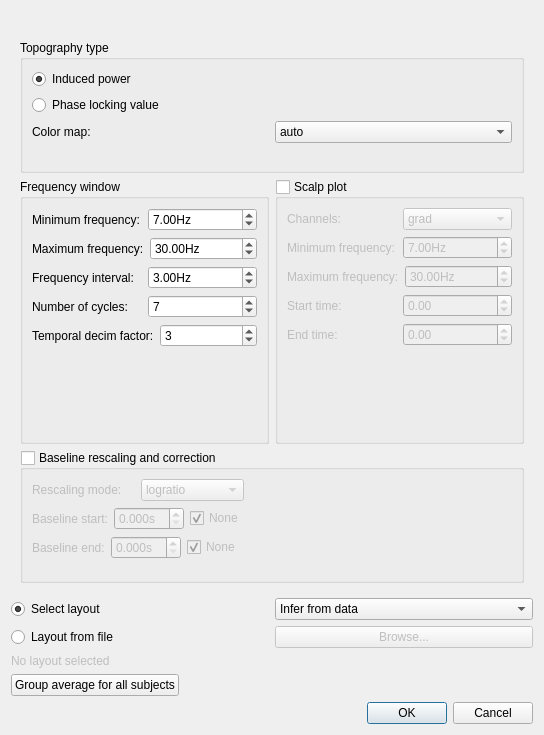
<?xml version="1.0" encoding="UTF-8"?>
<ui version="4.0">
 <class>DialogTFRTopology</class>
 <widget class="QDialog" name="DialogTFRTopology">
  <property name="geometry">
   <rect>
    <x>0</x>
    <y>0</y>
    <width>544</width>
    <height>735</height>
   </rect>
  </property>
  <property name="windowTitle">
   <string>Meggie - Show TFR topologies </string>
  </property>
  <layout class="QGridLayout" name="gridLayout_2">
   <item row="0" column="0">
    <widget class="QScrollArea" name="scrollArea">
     <property name="frameShape">
      <enum>QFrame::NoFrame</enum>
     </property>
     <property name="widgetResizable">
      <bool>true</bool>
     </property>
     <widget class="QWidget" name="scrollAreaWidgetContents">
      <property name="geometry">
       <rect>
        <x>0</x>
        <y>0</y>
        <width>526</width>
        <height>534</height>
       </rect>
      </property>
      <property name="minimumSize">
       <size>
        <width>197</width>
        <height>134</height>
       </size>
      </property>
      <layout class="QGridLayout" name="gridLayout_4">
       <item row="3" column="0" colspan="2">
        <widget class="QGroupBox" name="groupBoxBaseline">
         <property name="sizePolicy">
          <sizepolicy hsizetype="Preferred" vsizetype="Preferred">
           <horstretch>0</horstretch>
           <verstretch>1</verstretch>
          </sizepolicy>
         </property>
         <property name="title">
          <string>Baseline rescaling and correction</string>
         </property>
         <property name="checkable">
          <bool>true</bool>
         </property>
         <property name="checked">
          <bool>false</bool>
         </property>
         <layout class="QGridLayout" name="gridLayout_3">
          <item row="0" column="0">
           <layout class="QHBoxLayout" name="horizontalLayout_7">
            <item>
             <widget class="QLabel" name="labelRescaling">
              <property name="text">
               <string>Rescaling mode:</string>
              </property>
             </widget>
            </item>
            <item>
             <widget class="QComboBox" name="comboBoxMode">
              <property name="currentIndex">
               <number>1</number>
              </property>
              <item>
               <property name="text">
                <string>ratio</string>
               </property>
              </item>
              <item>
               <property name="text">
                <string>logratio</string>
               </property>
              </item>
              <item>
               <property name="text">
                <string>mean</string>
               </property>
              </item>
              <item>
               <property name="text">
                <string>zscore</string>
               </property>
              </item>
              <item>
               <property name="text">
                <string>percent</string>
               </property>
              </item>
             </widget>
            </item>
           </layout>
          </item>
          <item row="1" column="0">
           <layout class="QHBoxLayout" name="horizontalLayout_6">
            <item>
             <layout class="QHBoxLayout" name="horizontalLayout_3">
              <item>
               <widget class="QLabel" name="labelBaselineStart">
                <property name="enabled">
                 <bool>false</bool>
                </property>
                <property name="text">
                 <string>Baseline start:</string>
                </property>
               </widget>
              </item>
              <item>
               <widget class="QDoubleSpinBox" name="doubleSpinBoxBaselineStart">
                <property name="enabled">
                 <bool>false</bool>
                </property>
                <property name="suffix">
                 <string>s</string>
                </property>
                <property name="decimals">
                 <number>3</number>
                </property>
                <property name="singleStep">
                 <double>0.050000000000000</double>
                </property>
               </widget>
              </item>
              <item>
               <widget class="QCheckBox" name="checkBoxBaselineStartNone">
                <property name="text">
                 <string>None</string>
                </property>
                <property name="checked">
                 <bool>true</bool>
                </property>
               </widget>
              </item>
             </layout>
            </item>
           </layout>
          </item>
          <item row="2" column="0">
           <layout class="QHBoxLayout" name="horizontalLayout_5">
            <item>
             <layout class="QHBoxLayout" name="horizontalLayout_4">
              <item>
               <widget class="QLabel" name="labelBaselineEnd">
                <property name="enabled">
                 <bool>false</bool>
                </property>
                <property name="text">
                 <string>Baseline end:</string>
                </property>
               </widget>
              </item>
              <item>
               <widget class="QDoubleSpinBox" name="doubleSpinBoxBaselineEnd">
                <property name="enabled">
                 <bool>false</bool>
                </property>
                <property name="suffix">
                 <string>s</string>
                </property>
                <property name="decimals">
                 <number>3</number>
                </property>
                <property name="singleStep">
                 <double>0.050000000000000</double>
                </property>
               </widget>
              </item>
              <item>
               <widget class="QCheckBox" name="checkBoxBaselineEndNone">
                <property name="text">
                 <string>None</string>
                </property>
                <property name="checked">
                 <bool>true</bool>
                </property>
               </widget>
              </item>
             </layout>
            </item>
           </layout>
          </item>
          <item row="1" column="1">
           <spacer name="horizontalSpacer">
            <property name="orientation">
             <enum>Qt::Horizontal</enum>
            </property>
            <property name="sizeHint" stdset="0">
             <size>
              <width>40</width>
              <height>20</height>
             </size>
            </property>
           </spacer>
          </item>
          <item row="3" column="0">
           <spacer name="verticalSpacer_4">
            <property name="orientation">
             <enum>Qt::Vertical</enum>
            </property>
            <property name="sizeHint" stdset="0">
             <size>
              <width>20</width>
              <height>40</height>
             </size>
            </property>
           </spacer>
          </item>
         </layout>
        </widget>
       </item>
       <item row="2" column="0">
        <widget class="QGroupBox" name="groupBoxFrequencies">
         <property name="sizePolicy">
          <sizepolicy hsizetype="Preferred" vsizetype="Preferred">
           <horstretch>0</horstretch>
           <verstretch>2</verstretch>
          </sizepolicy>
         </property>
         <property name="title">
          <string>Frequency window</string>
         </property>
         <layout class="QGridLayout" name="gridLayout_5">
          <item row="2" column="1">
           <spacer name="verticalSpacer">
            <property name="orientation">
             <enum>Qt::Vertical</enum>
            </property>
            <property name="sizeHint" stdset="0">
             <size>
              <width>20</width>
              <height>40</height>
             </size>
            </property>
           </spacer>
          </item>
          <item row="1" column="1">
           <layout class="QVBoxLayout" name="verticalLayout_6">
            <item>
             <layout class="QHBoxLayout" name="horizontalLayout_13">
              <item>
               <widget class="QLabel" name="labelMinFreq">
                <property name="text">
                 <string>Minimum frequency:</string>
                </property>
               </widget>
              </item>
              <item>
               <widget class="QDoubleSpinBox" name="doubleSpinBoxMinFreq">
                <property name="suffix">
                 <string>Hz</string>
                </property>
                <property name="minimum">
                 <double>0.100000000000000</double>
                </property>
                <property name="maximum">
                 <double>200.000000000000000</double>
                </property>
                <property name="value">
                 <double>7.000000000000000</double>
                </property>
               </widget>
              </item>
             </layout>
            </item>
            <item>
             <layout class="QHBoxLayout" name="horizontalLayout_12">
              <item>
               <widget class="QLabel" name="labelMaxFreq">
                <property name="text">
                 <string>Maximum frequency:</string>
                </property>
               </widget>
              </item>
              <item>
               <widget class="QDoubleSpinBox" name="doubleSpinBoxMaxFreq">
                <property name="suffix">
                 <string>Hz</string>
                </property>
                <property name="minimum">
                 <double>7.000000000000000</double>
                </property>
                <property name="maximum">
                 <double>600.000000000000000</double>
                </property>
                <property name="value">
                 <double>30.000000000000000</double>
                </property>
               </widget>
              </item>
             </layout>
            </item>
            <item>
             <layout class="QHBoxLayout" name="horizontalLayout">
              <item>
               <widget class="QLabel" name="labelFrequencyInterval">
                <property name="text">
                 <string>Frequency interval:</string>
                </property>
               </widget>
              </item>
              <item>
               <widget class="QDoubleSpinBox" name="doubleSpinBoxFreqInterval">
                <property name="suffix">
                 <string>Hz</string>
                </property>
                <property name="minimum">
                 <double>0.100000000000000</double>
                </property>
                <property name="maximum">
                 <double>99.989999999999995</double>
                </property>
                <property name="value">
                 <double>3.000000000000000</double>
                </property>
               </widget>
              </item>
             </layout>
            </item>
            <item>
             <layout class="QHBoxLayout" name="horizontalLayout_2">
              <item>
               <widget class="QLabel" name="labelNcycles">
                <property name="text">
                 <string>Number of cycles:</string>
                </property>
               </widget>
              </item>
              <item>
               <widget class="QSpinBox" name="spinBoxNcycles">
                <property name="minimum">
                 <number>1</number>
                </property>
                <property name="value">
                 <number>7</number>
                </property>
               </widget>
              </item>
             </layout>
            </item>
            <item>
             <layout class="QHBoxLayout" name="horizontalLayout_8">
              <item>
               <widget class="QLabel" name="label_2">
                <property name="text">
                 <string>Temporal decim factor:</string>
                </property>
               </widget>
              </item>
              <item>
               <widget class="QSpinBox" name="spinBoxDecim">
                <property name="value">
                 <number>3</number>
                </property>
               </widget>
              </item>
             </layout>
            </item>
           </layout>
          </item>
         </layout>
        </widget>
       </item>
       <item row="2" column="1">
        <widget class="QGroupBox" name="groupBoxScalp">
         <property name="toolTip">
          <string>If checked, a scalp plot will be displayed.</string>
         </property>
         <property name="title">
          <string>Scalp plot</string>
         </property>
         <property name="checkable">
          <bool>true</bool>
         </property>
         <property name="checked">
          <bool>false</bool>
         </property>
         <layout class="QGridLayout" name="gridLayout_6">
          <item row="0" column="0">
           <layout class="QVBoxLayout" name="verticalLayout_2">
            <item>
             <layout class="QHBoxLayout" name="horizontalLayout_16">
              <item>
               <widget class="QLabel" name="label_6">
                <property name="text">
                 <string>Channels:</string>
                </property>
               </widget>
              </item>
              <item>
               <widget class="QComboBox" name="comboBoxChannels">
                <property name="currentIndex">
                 <number>1</number>
                </property>
                <item>
                 <property name="text">
                  <string>mag</string>
                 </property>
                </item>
                <item>
                 <property name="text">
                  <string>grad</string>
                 </property>
                </item>
                <item>
                 <property name="text">
                  <string>eeg</string>
                 </property>
                </item>
               </widget>
              </item>
             </layout>
            </item>
            <item>
             <layout class="QHBoxLayout" name="horizontalLayout_15">
              <item>
               <widget class="QLabel" name="label_5">
                <property name="text">
                 <string>Minimum frequency:</string>
                </property>
               </widget>
              </item>
              <item>
               <widget class="QDoubleSpinBox" name="doubleSpinBoxScalpFmin">
                <property name="suffix">
                 <string>Hz</string>
                </property>
                <property name="value">
                 <double>7.000000000000000</double>
                </property>
               </widget>
              </item>
             </layout>
            </item>
            <item>
             <layout class="QHBoxLayout" name="horizontalLayout_14">
              <item>
               <widget class="QLabel" name="label_4">
                <property name="text">
                 <string>Maximum frequency:</string>
                </property>
               </widget>
              </item>
              <item>
               <widget class="QDoubleSpinBox" name="doubleSpinBoxScalpFmax">
                <property name="suffix">
                 <string>Hz</string>
                </property>
                <property name="value">
                 <double>30.000000000000000</double>
                </property>
               </widget>
              </item>
             </layout>
            </item>
            <item>
             <layout class="QHBoxLayout" name="horizontalLayout_10">
              <item>
               <widget class="QLabel" name="label">
                <property name="text">
                 <string>Start time:</string>
                </property>
               </widget>
              </item>
              <item>
               <widget class="QDoubleSpinBox" name="doubleSpinBoxScalpTmin">
                <property name="minimum">
                 <double>-10.000000000000000</double>
                </property>
                <property name="singleStep">
                 <double>0.100000000000000</double>
                </property>
               </widget>
              </item>
             </layout>
            </item>
            <item>
             <layout class="QHBoxLayout" name="horizontalLayout_11">
              <item>
               <widget class="QLabel" name="label_3">
                <property name="text">
                 <string>End time:</string>
                </property>
               </widget>
              </item>
              <item>
               <widget class="QDoubleSpinBox" name="doubleSpinBoxScalpTmax">
                <property name="minimum">
                 <double>-10.000000000000000</double>
                </property>
                <property name="singleStep">
                 <double>0.100000000000000</double>
                </property>
               </widget>
              </item>
             </layout>
            </item>
           </layout>
          </item>
          <item row="1" column="0">
           <spacer name="verticalSpacer_2">
            <property name="orientation">
             <enum>Qt::Vertical</enum>
            </property>
            <property name="sizeHint" stdset="0">
             <size>
              <width>20</width>
              <height>40</height>
             </size>
            </property>
           </spacer>
          </item>
         </layout>
        </widget>
       </item>
       <item row="0" column="0">
        <widget class="QLabel" name="labelEpochName">
         <property name="text">
          <string/>
         </property>
        </widget>
       </item>
       <item row="1" column="0" colspan="2">
        <widget class="QGroupBox" name="groupBoxTopogpraphyType">
         <property name="sizePolicy">
          <sizepolicy hsizetype="Preferred" vsizetype="Preferred">
           <horstretch>0</horstretch>
           <verstretch>1</verstretch>
          </sizepolicy>
         </property>
         <property name="title">
          <string>Topography type</string>
         </property>
         <layout class="QGridLayout" name="gridLayout">
          <item row="1" column="0">
           <widget class="QRadioButton" name="radioButtonInduced">
            <property name="enabled">
             <bool>true</bool>
            </property>
            <property name="text">
             <string>Induced power</string>
            </property>
            <property name="checked">
             <bool>true</bool>
            </property>
           </widget>
          </item>
          <item row="2" column="0">
           <widget class="QRadioButton" name="radioButtonPhase">
            <property name="enabled">
             <bool>true</bool>
            </property>
            <property name="text">
             <string>Phase locking value</string>
            </property>
           </widget>
          </item>
          <item row="3" column="0">
           <layout class="QHBoxLayout" name="horizontalLayout_17">
            <item>
             <widget class="QLabel" name="labelCmap">
              <property name="text">
               <string>Color map:</string>
              </property>
             </widget>
            </item>
            <item>
             <widget class="QComboBox" name="comboBoxCmap">
              <item>
               <property name="text">
                <string>auto</string>
               </property>
              </item>
              <item>
               <property name="text">
                <string>RdBu_r</string>
               </property>
              </item>
              <item>
               <property name="text">
                <string>Reds</string>
               </property>
              </item>
              <item>
               <property name="text">
                <string>YlOrRd</string>
               </property>
              </item>
              <item>
               <property name="text">
                <string>seismic</string>
               </property>
              </item>
              <item>
               <property name="text">
                <string>bwr</string>
               </property>
              </item>
             </widget>
            </item>
           </layout>
          </item>
          <item row="4" column="0">
           <spacer name="verticalSpacer_3">
            <property name="orientation">
             <enum>Qt::Vertical</enum>
            </property>
            <property name="sizeHint" stdset="0">
             <size>
              <width>20</width>
              <height>40</height>
             </size>
            </property>
           </spacer>
          </item>
         </layout>
        </widget>
       </item>
      </layout>
     </widget>
    </widget>
   </item>
   <item row="1" column="0">
    <layout class="QVBoxLayout" name="verticalLayout_27">
     <item>
      <layout class="QHBoxLayout" name="horizontalLayout_35">
       <item>
        <widget class="QRadioButton" name="radioButtonSelectLayout">
         <property name="text">
          <string>Select layout</string>
         </property>
         <property name="checked">
          <bool>true</bool>
         </property>
         <attribute name="buttonGroup">
          <string notr="true">buttonGroup</string>
         </attribute>
        </widget>
       </item>
       <item>
        <widget class="QComboBox" name="comboBoxLayout">
         <item>
          <property name="text">
           <string>Infer from data</string>
          </property>
         </item>
        </widget>
       </item>
      </layout>
     </item>
     <item>
      <layout class="QHBoxLayout" name="horizontalLayout_36">
       <item>
        <widget class="QRadioButton" name="radioButtonLayoutFromFile">
         <property name="text">
          <string>Layout from file</string>
         </property>
         <attribute name="buttonGroup">
          <string notr="true">buttonGroup</string>
         </attribute>
        </widget>
       </item>
       <item>
        <widget class="QPushButton" name="pushButtonBrowseLayout">
         <property name="enabled">
          <bool>false</bool>
         </property>
         <property name="text">
          <string>Browse...</string>
         </property>
        </widget>
       </item>
      </layout>
     </item>
     <item>
      <widget class="QLabel" name="labelLayout">
       <property name="enabled">
        <bool>false</bool>
       </property>
       <property name="text">
        <string>No layout selected</string>
       </property>
      </widget>
     </item>
     <item>
      <layout class="QHBoxLayout" name="horizontalLayout_9">
       <item>
        <widget class="QPushButton" name="pushButtonGroupAverage">
         <property name="text">
          <string>Group average for all subjects</string>
         </property>
        </widget>
       </item>
       <item>
        <spacer name="horizontalSpacer_4">
         <property name="orientation">
          <enum>Qt::Horizontal</enum>
         </property>
         <property name="sizeHint" stdset="0">
          <size>
           <width>40</width>
           <height>20</height>
          </size>
         </property>
        </spacer>
       </item>
      </layout>
     </item>
    </layout>
   </item>
   <item row="2" column="0">
    <layout class="QVBoxLayout" name="verticalLayout">
     <item>
      <widget class="QDialogButtonBox" name="buttonBox">
       <property name="orientation">
        <enum>Qt::Horizontal</enum>
       </property>
       <property name="standardButtons">
        <set>QDialogButtonBox::Cancel|QDialogButtonBox::Ok</set>
       </property>
      </widget>
     </item>
    </layout>
   </item>
  </layout>
 </widget>
 <tabstops>
  <tabstop>scrollArea</tabstop>
  <tabstop>radioButtonInduced</tabstop>
  <tabstop>radioButtonPhase</tabstop>
  <tabstop>comboBoxCmap</tabstop>
  <tabstop>doubleSpinBoxMinFreq</tabstop>
  <tabstop>doubleSpinBoxMaxFreq</tabstop>
  <tabstop>doubleSpinBoxFreqInterval</tabstop>
  <tabstop>spinBoxNcycles</tabstop>
  <tabstop>spinBoxDecim</tabstop>
  <tabstop>groupBoxScalp</tabstop>
  <tabstop>comboBoxChannels</tabstop>
  <tabstop>doubleSpinBoxScalpFmin</tabstop>
  <tabstop>doubleSpinBoxScalpFmax</tabstop>
  <tabstop>doubleSpinBoxScalpTmin</tabstop>
  <tabstop>doubleSpinBoxScalpTmax</tabstop>
  <tabstop>groupBoxBaseline</tabstop>
  <tabstop>comboBoxMode</tabstop>
  <tabstop>doubleSpinBoxBaselineStart</tabstop>
  <tabstop>checkBoxBaselineStartNone</tabstop>
  <tabstop>doubleSpinBoxBaselineEnd</tabstop>
  <tabstop>checkBoxBaselineEndNone</tabstop>
  <tabstop>radioButtonSelectLayout</tabstop>
  <tabstop>radioButtonLayoutFromFile</tabstop>
  <tabstop>comboBoxLayout</tabstop>
  <tabstop>pushButtonBrowseLayout</tabstop>
  <tabstop>pushButtonGroupAverage</tabstop>
  <tabstop>buttonBox</tabstop>
 </tabstops>
 <resources/>
 <connections>
  <connection>
   <sender>buttonBox</sender>
   <signal>accepted()</signal>
   <receiver>DialogTFRTopology</receiver>
   <slot>accept()</slot>
   <hints>
    <hint type="sourcelabel">
     <x>288</x>
     <y>698</y>
    </hint>
    <hint type="destinationlabel">
     <x>157</x>
     <y>274</y>
    </hint>
   </hints>
  </connection>
  <connection>
   <sender>buttonBox</sender>
   <signal>rejected()</signal>
   <receiver>DialogTFRTopology</receiver>
   <slot>reject()</slot>
   <hints>
    <hint type="sourcelabel">
     <x>312</x>
     <y>698</y>
    </hint>
    <hint type="destinationlabel">
     <x>286</x>
     <y>274</y>
    </hint>
   </hints>
  </connection>
  <connection>
   <sender>checkBoxBaselineStartNone</sender>
   <signal>toggled(bool)</signal>
   <receiver>labelBaselineStart</receiver>
   <slot>setDisabled(bool)</slot>
   <hints>
    <hint type="sourcelabel">
     <x>280</x>
     <y>472</y>
    </hint>
    <hint type="destinationlabel">
     <x>128</x>
     <y>475</y>
    </hint>
   </hints>
  </connection>
  <connection>
   <sender>checkBoxBaselineStartNone</sender>
   <signal>toggled(bool)</signal>
   <receiver>doubleSpinBoxBaselineStart</receiver>
   <slot>setDisabled(bool)</slot>
   <hints>
    <hint type="sourcelabel">
     <x>280</x>
     <y>472</y>
    </hint>
    <hint type="destinationlabel">
     <x>212</x>
     <y>475</y>
    </hint>
   </hints>
  </connection>
  <connection>
   <sender>checkBoxBaselineEndNone</sender>
   <signal>toggled(bool)</signal>
   <receiver>doubleSpinBoxBaselineEnd</receiver>
   <slot>setDisabled(bool)</slot>
   <hints>
    <hint type="sourcelabel">
     <x>280</x>
     <y>509</y>
    </hint>
    <hint type="destinationlabel">
     <x>206</x>
     <y>512</y>
    </hint>
   </hints>
  </connection>
  <connection>
   <sender>checkBoxBaselineEndNone</sender>
   <signal>toggled(bool)</signal>
   <receiver>labelBaselineEnd</receiver>
   <slot>setDisabled(bool)</slot>
   <hints>
    <hint type="sourcelabel">
     <x>280</x>
     <y>509</y>
    </hint>
    <hint type="destinationlabel">
     <x>122</x>
     <y>512</y>
    </hint>
   </hints>
  </connection>
  <connection>
   <sender>radioButtonSelectLayout</sender>
   <signal>toggled(bool)</signal>
   <receiver>comboBoxLayout</receiver>
   <slot>setEnabled(bool)</slot>
   <hints>
    <hint type="sourcelabel">
     <x>90</x>
     <y>566</y>
    </hint>
    <hint type="destinationlabel">
     <x>369</x>
     <y>569</y>
    </hint>
   </hints>
  </connection>
  <connection>
   <sender>radioButtonLayoutFromFile</sender>
   <signal>toggled(bool)</signal>
   <receiver>pushButtonBrowseLayout</receiver>
   <slot>setEnabled(bool)</slot>
   <hints>
    <hint type="sourcelabel">
     <x>99</x>
     <y>601</y>
    </hint>
    <hint type="destinationlabel">
     <x>369</x>
     <y>604</y>
    </hint>
   </hints>
  </connection>
  <connection>
   <sender>radioButtonLayoutFromFile</sender>
   <signal>toggled(bool)</signal>
   <receiver>labelLayout</receiver>
   <slot>setEnabled(bool)</slot>
   <hints>
    <hint type="sourcelabel">
     <x>77</x>
     <y>601</y>
    </hint>
    <hint type="destinationlabel">
     <x>81</x>
     <y>628</y>
    </hint>
   </hints>
  </connection>
 </connections>
 <buttongroups>
  <buttongroup name="buttonGroup"/>
 </buttongroups>
</ui>
